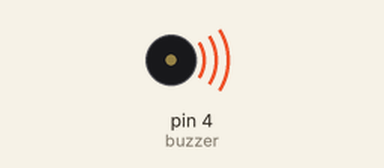
Simulated run of this sketch. Board: Arduino Uno, built with avr-gcc and run on an emulated ATmega328P. Parts: buzzer (waves = sounding, pin HIGH).

Above: at 0.5 s.
At 31.5 s:
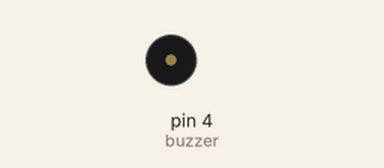
Timing chart, 0 to 36.4 s (numbered marks = the images above):
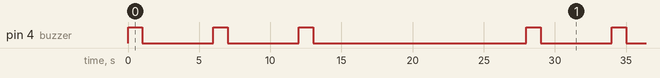

The sketch:

active_buzzer.ino
```cpp
int buzzer = 4;

void setup() {
  pinMode(buzzer, OUTPUT);
}

void loop() {
  unsigned char i;
  for (i = 0; i < 3; i++) {
    digitalWrite(buzzer, HIGH);
    delay(1000);
    digitalWrite(buzzer, LOW);
    delay(5000);
  }
  delay(10000);
}
```

Measured:
- by itself, pin 4 (buzzer): repeats every 28.0 s: 2 × (LOW 5.0 s, HIGH 1.0 s), LOW 15.0 s, HIGH 1.0 s
- by itself, everything shown: repeats every 28.0 s, in 6 steps
